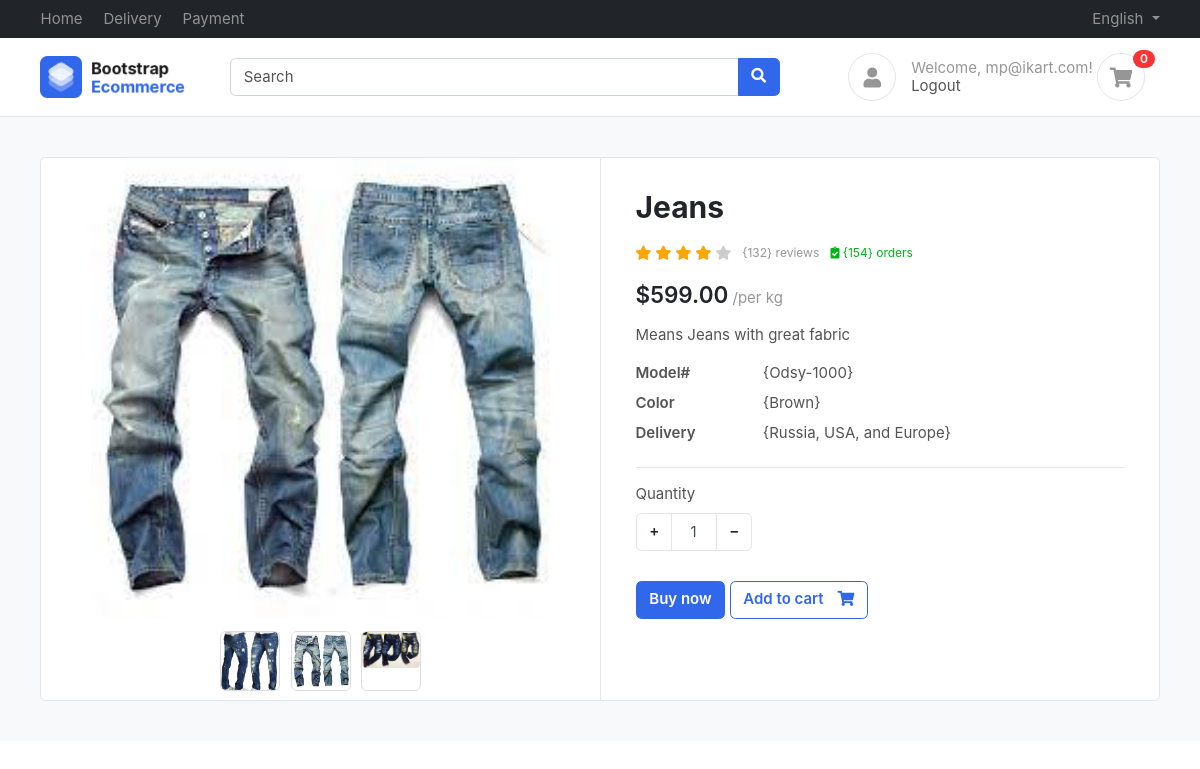
/product/jeans/ (signed in), run on the app's committed database.
### products/models.py (models this page shows, shortened)
class Product(BaseModel):
    product_name = models.CharField(max_length=100)
    slug = models.SlugField(unique=True  , null=True , blank=True)
    category = models.ForeignKey(Category , on_delete=models.CASCADE , related_name="products")
    price = models.IntegerField()
    product_desription = models.TextField()
    color_variant = models.ManyToManyField(ColorVariant , blank=True)
    size_variant = models.ManyToManyField(SizeVariant , blank=True)

class ProductImage(BaseModel):
    product = models.ForeignKey(Product , on_delete=models.CASCADE , related_name="product_images")
    image =  models.ImageField(upload_to="product")

### products/views.py (the view)
# urls.py: path('<slug>/' , get_product , name="get_product"),
def get_product(request , slug):
    try:
        product = Product.objects.get(slug =slug)
        return render(request  , 'product/product.html' , context = {'product' : product})
    except Exception as e:
        print(e)

### templates/product/product.html (shortened to what this page needs)
{% extends "base/base.html"%}
{%  block start %}
<section class="section-content padding-y bg">
    <div class="container">
    <div class="card">
        <div class="row no-gutters">
            <aside class="col-md-6">
    <article class="gallery-wrap">
    <div class="img-big-wrap">
      <div> <a href="#"><img src="/media/{{product.product_images.first.image}}"></a></div>
    </div>
    <div class="thumbs-wrap">
      {% for image in product.product_images.all %}
      <a href="#" class="item-thumb"> <img src="/media/{{image.image}}"></a>
      {% endfor %}
    </div>
    </article>
            </aside>
            <main class="col-md-6 border-left">
    <article class="content-body">
    <h2 class="title">{{product.product_name}}</h2>
    <div class="rating-wrap my-3">
        <ul class="rating-stars">
            <li style="width:80%" class="stars-active">
                <i class="fa fa-star"></i> <i class="fa fa-star"></i>
                <i class="fa fa-star"></i> <i class="fa fa-star"></i>
            </li>
            <li>
                <i class="fa fa-star"></i> <i class="fa fa-star"></i>
                <i class="fa fa-star"></i> <i class="fa fa-star"></i>
                <i class="fa fa-star"></i>
            </li>
        </ul>
        <small class="label-rating text-muted">{132} reviews</small>
        <small class="label-rating text-success"> <i class="fa fa-clipboard-check"></i> {154} orders </small>
    </div>
    <div class="mb-3">
        <var class="price h4">${{product.price}}.00</var>
        <span class="text-muted">/per kg</span>
    </div>
    <p>{{product.product_desription}}</p>
    <dl class="row">
      <dt class="col-sm-3">Model#</dt>
      <dd class="col-sm-9">{Odsy-1000}</dd>
      <dt class="col-sm-3">Color</dt>
      <dd class="col-sm-9">{Brown}</dd>
      <dt class="col-sm-3">Delivery</dt>
      <dd class="col-sm-9">{Russia, USA, and Europe} </dd>
    </dl>
    <hr>
        <div class="form-row">
            <div class="form-group col-md flex-grow-0">
                <label>Quantity</label>
                <div class="input-group mb-3 input-spinner">
                  <div class="input-group-prepend">
                    <button class="btn btn-light" type="button" id="button-plus"> + </button>
                  </div>
                  <input type="text" class="form-control" value="1">
                  <div class="input-group-append">
                    <button class="btn btn-light" type="button" id="button-minus"> − </button>
                  </div>
                </div>
            </div>
        </div>
        <a href="#" class="btn  btn-primary"> Buy now </a>
        <a href="#" class="btn  btn-outline-primary"> <span class="text">Add to cart</span> <i class="fas fa-shopping-cart"></i>  </a>
    </article>
            </main>
        </div>
    </div>
    </div>
    </section>
{% endblock %}

### templates/base/base.html (shortened to what this page needs)
{% load static %}
<!DOCTYPE HTML>
<html lang="en">
<head>
<link href="/media/css/bootstrap.css" rel="stylesheet" type="text/css"/>
<link href="/media/fonts/fontawesome/css/all.min.css" type="text/css" rel="stylesheet">
<link href="/media/css/ui.css" rel="stylesheet" type="text/css"/>
<link href="/media/css/responsive.css" rel="stylesheet" />
</head>
<body>
	<header class="section-header">
		<nav class="navbar navbar-dark navbar-expand p-0 bg-dark">
		<div class="container">
			<ul class="navbar-nav d-none d-md-flex mr-auto">
				<li class="nav-item"><a class="nav-link" href="{% url "index" %}">Home</a></li>
				<li class="nav-item"><a class="nav-link" href="#">Delivery</a></li>
				<li class="nav-item"><a class="nav-link" href="#">Payment</a></li>
			</ul>
			<ul class="navbar-nav">
				<li class="nav-item dropdown">
					 <a href="#" class="nav-link dropdown-toggle" data-toggle="dropdown"> English </a>
				</li>
			</ul>
		  </div>
		</nav>
		<section class="header-main border-bottom">
			<div class="container">
		<div class="row align-items-center">
			<div class="col-lg-2 col-4">
				<div class="brand-wrap">
					<a href="{% url "index" %}"><img class="logo" src="{% static 'images/logo.png' %}" alt="Logo"></a>
				</div>
			</div>
			<div class="col-lg-6 col-sm-12">
				<form action="#" class="search">
					<div class="input-group w-100">
						<input type="text" class="form-control" placeholder="Search">
						<div class="input-group-append">
						  <button class="btn btn-primary" type="submit">
							<i class="fa fa-search"></i>
						  </button>
						</div>
					</div>
				</form>
			</div>
			<div class="col-lg-4 col-sm-6 col-8">
				<div class="widgets-wrap float-md-right">
					{% if user.is_authenticated %}
						<div class="widget-header icontext">
							<a href="{% url 'profile' %}" class="icon icon-sm rounded-circle border"><i class="fa fa-user"></i></a>
							<div class="text">
								<span class="text-muted">Welcome, {{ user.username }}!</span>
								<div>
									<a href="{% url 'logout' %}">Logout</a>
								</div>
							</div>
						</div>
						<div class="widget-header  mr-3">
							<a href="#" class="icon icon-sm rounded-circle border"><i class="fa fa-shopping-cart"></i></a>
							<span class="badge badge-pill badge-danger notify">0</span>
						</div>
					{% endif %}
				</div>
			</div>
		</div>
			</div>
		</section>
		</header>
		{% block start %}
		{% endblock %}
        </body>
        </html>

### public/static/css/ui.css (style rules this page uses)
html { font-family: 'Inter', sans-serif; font-size: 15px; }
.content-body { flex: 1 1 auto; padding: 2rem 2.3rem; }
.icon-xs, .icon-sm, .icon-md, .icon-lg { display: inline-block; text-align: center; flex-shrink: 0; flex-grow: 0; }
.icon-sm { width: 48px; height: 48px; line-height: 48px; font-size: 20px; }
.padding-y { padding-top: 40px; padding-bottom: 40px; }
var { font-style: normal; }
article:after, .form-group:after { display: block; clear: both; content: ""; }
.bg { background-color: #f8f9fa; }
.card .title { color: #212529; }
.header-main { position: relative; padding-top: 1rem; padding-bottom: 1rem; }
.brand-wrap .logo, .navbar-brand .logo { margin-right: 7px; max-height: 42px; display: inline-block; }
.widget-header { display: inline-block; vertical-align: middle; position: relative; }
.widget-header a { color: #545454; }
.widget-header i { color: #969696; }
.widget-header .notify { position: absolute; top: -3px; right: -10px; }
.btn-light { background-color: #fff; border-color: #e4e4e4; }
.btn .text + i { margin-left: 10px; }
dl[class="row"] { margin-bottom: 0; }
.icontext { display: inline-flex; align-items: center; vertical-align: middle; }
.icontext .text { width: 100%; line-height: 1.2; color: #212529; }
.icontext .icon { position: relative; margin-right: 15px; flex-shrink: 0; flex-grow: 0; }
.notify { position: absolute; top: -4px; right: -10px; display: inline-block; padding: .25em .6em; font-size: 12px; line-height: 1; text-align: center; border-radius: 3rem; color: #fff; background-color: #fa3434; }
.price { font-weight: 600; color: #212529; }
.label-rating { margin-left: 7px; display: inline-block; vertical-align: middle; }
.rating-stars { display: inline-block; vertical-align: middle; list-style: none; margin: 0; padding: 0; position: relative; white-space: nowrap; clear: both; }
.rating-stars i { font-size: 14px; color: #ccc; display: inline; }
.rating-stars li { display: block; text-overflow: clip; white-space: nowrap; z-index: 1; }
.rating-stars li.stars-active { z-index: 2; position: absolute; top: 0; left: 0; overflow: hidden; }
.rating-stars li.stars-active i { color: orange; }
.input-spinner { width: 120px; flex-wrap: nowrap; display: inline-flex; }
.input-spinner input.form-control { text-align: center; max-width: 46px; flex-basis: 46px; border-color: #e4e4e4; flex-grow: 0; }
.input-spinner .btn { width: 36px; text-align: center; }
.gallery-wrap .img-big-wrap { margin-bottom: 10px; border-radius: 0.37rem; overflow: hidden; background-color: #fff; }
.gallery-wrap .img-big-wrap a { text-align: center; display: block; }
.gallery-wrap .img-big-wrap img { height: 460px; width: auto; display: inline-block; cursor: zoom-in; }
.gallery-wrap .thumbs-wrap { text-align: center; }
.gallery-wrap .thumbs-wrap .item-thumb { width: 60px; height: 60px; border: 1px solid #ddd; border-radius: 6px; margin: 3px; display: inline-block; overflow: hidden; }
.gallery-wrap .thumbs-wrap img { max-width: 100%; max-height: 100%; object-fit: cover; border-radius: 4px; cursor: zoom-in; }

### data on the page
Product: product_images.first.image (picture), product_name "Jeans", price "599", product_desription "Means Jeans with great fabric"
ProductImage: image (picture)
ProductImage: image (picture)
ProductImage: image (picture)

### other printed values
{{ user.username }} "mp@ikart.com"
